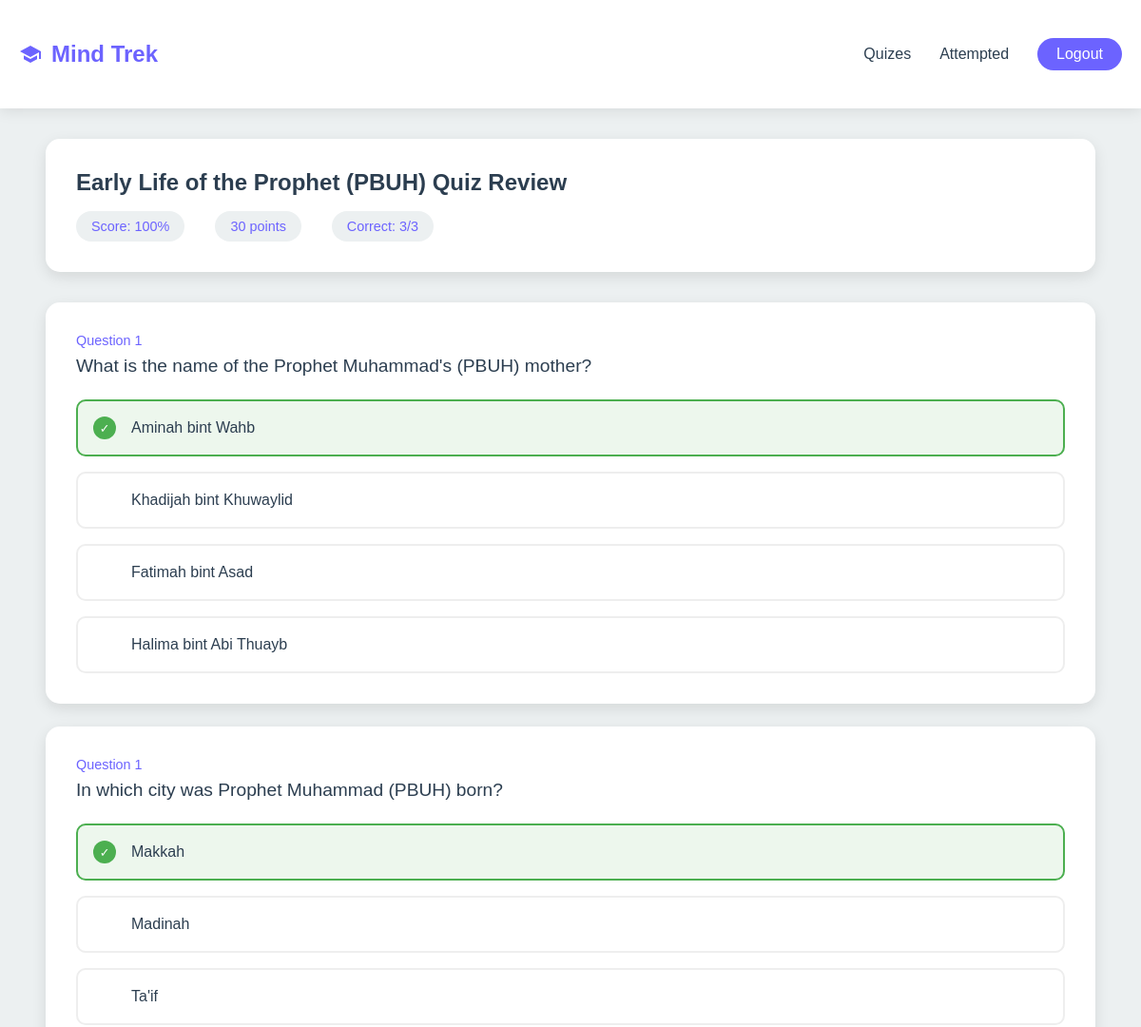
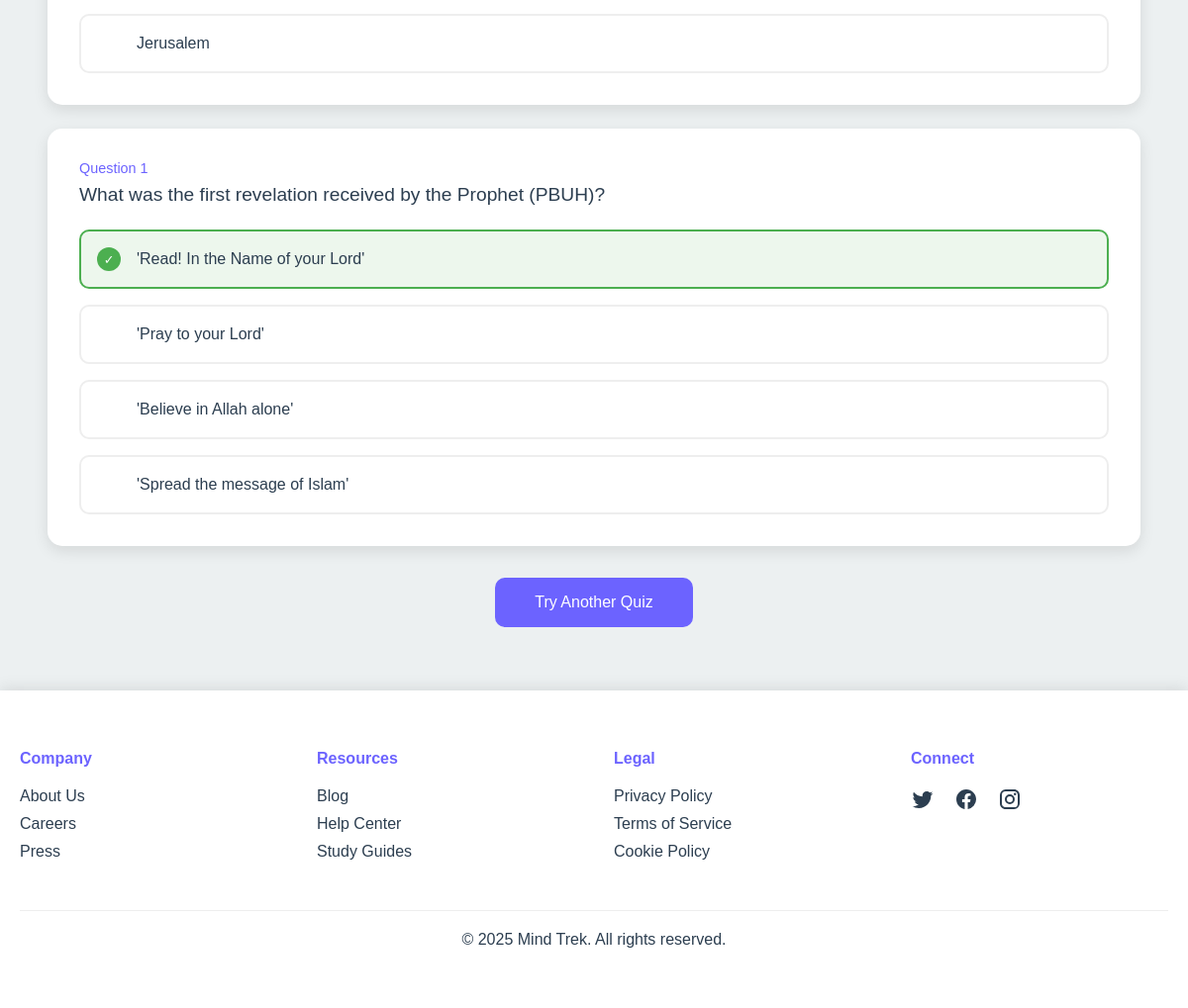
Page /quiz/review-quiz/19 (signed in) on the committed database (2 pictures, top to bottom).
### quiz/models.py (models this page shows, shortened)
class Quiz(models.Model):
    title = models.CharField(max_length=255)
    topic = models.ForeignKey(Topic, on_delete=models.CASCADE, related_name='quizzes')
    description = models.TextField(blank=True, null=True)
    points_per_question = models.PositiveIntegerField(default=1)
    created_at = models.DateTimeField(auto_now_add=True)
    def max_points(self):
        return self.questions.count() * self.points_per_question

class UserQuizAttempt(models.Model):
    user = models.ForeignKey(User, on_delete=models.CASCADE, related_name='quiz_attempts')
    quiz = models.ForeignKey(Quiz, on_delete=models.CASCADE, related_name='user_attempts')
    score = models.DecimalField(max_digits=5, decimal_places=2, default=0.00)
    completed_at = models.DateTimeField(auto_now_add=True)

class Question(models.Model):
    quiz = models.ForeignKey(Quiz, on_delete=models.CASCADE, related_name='questions')
    text = models.TextField()
    explanation = models.TextField(blank=True, null=True)
    created_at = models.DateTimeField(auto_now_add=True)

class Answer(models.Model):
    question = models.ForeignKey(Question, on_delete=models.CASCADE, related_name='answers')
    text = models.CharField(max_length=255)
    is_correct = models.BooleanField(default=False)

### quiz/views.py (the view)
# urls.py: path("review-quiz/<str:quiz_id>", views.review_quiz, name="review-quiz"),
@login_required(login_url="users:login")
def review_quiz(request, quiz_id):
    quiz = Quiz.objects.get(id=quiz_id)
    attempt = UserQuizAttempt.objects.get(user=request.user, quiz=quiz)
    user_answers = UserAnswer.objects.filter(attempt=attempt)
    correct_answers = 0
    for i in user_answers:
        try:
            if i.selected_answer.is_correct:
                correct_answers += 1
        except:
            pass
    score = attempt.score / quiz.max_points()
    score = math.ceil(score * 100)
    context = {
        'attempt': attempt,
        'score': score,
        'quiz': quiz,
        'correct_answers': correct_answers,
        'user_answers': [answer.selected_answer for answer in user_answers],
    }
    return render(request, 'quiz/quiz_review.html', context)

### quiz/templates/quiz/quiz_review.html (shortened to what this page needs)
{% extends "layout.html" %}
{% load static %}
{% block statics %}
    <link rel="stylesheet" href="{% static "css/quiz-summary.css" %}">
    <link rel="stylesheet" href="{% static "css/quiz_review.css" %}">
{% endblock statics %}
{% block content %}
    <main class="review-container">
        <section class="quiz-header">
            <h1>{{ quiz.title }} Quiz Review</h1>
            <div class="quiz-stats">
                <div class="stat-pill">Score: {{ score }}%</div>
                <div class="stat-pill">{{ attempt.score|stringformat:'d' }} points</div>
                <div class="stat-pill">Correct: {{ correct_answers }}/{{ quiz.questions.all|length }}</div>
            </div>
        </section>
        <div class="questions-list" id="questionsList">
            {% for question in quiz.questions.all %}
                <div class="question-card">
                    <div class="question-number">Question 1</div>
                    <div class="question-text">{{ question.text }}</div>
                    <div class="options-list">
                        {% for answer in question.answers.all %}
                            {% if answer.is_correct %}
                                <div class="option-item correct">
                                    <div class="option-marker correct">✓</div>
                                    <div class="option-text">{{ answer.text }}</div>
                                </div>
                            {% elif answer in user_answers %}
                                <div class="option-item incorrect">
                                    <div class="option-marker incorrect">✓</div>
                                    <div class="option-text">{{ answer.text }}</div>
                                </div>
                            {% else %}
                                <div class="option-item">
                                    <div class="option-marker"></div>
                                    <div class="option-text">{{ answer.text }}</div>
                                </div>
                            {% endif %}
                        {% endfor %}
                    </div>
                </div>
            {% endfor %}
        </div>
        <a href="{% url "quiz:quizzes" %}" class="try-again-btn">Try Another Quiz</a>
    </main>
{% endblock content %}

### static/css/general.css (style rules this page uses)
:root { --primary: #6C63FF; --secondary: #4CAF50; --dark: #2C3E50; --light: #ECF0F1; }
* { margin: 0; padding: 0; box-sizing: border-box; font-family: 'Poppins', sans-serif; }
body { background: var(--light); color: var(--dark); min-height: 100vh; display: flex; flex-direction: column; }

### static/css/quiz_review.css (style rules this page uses)
.review-container { max-width: 1200px; margin: 2rem; padding: 0 1rem; }
.quiz-header { background: white; padding: 2rem; border-radius: 15px; box-shadow: 0 5px 15px rgba(0,0,0,0.1); margin-bottom: 2rem; animation: slideDown 0.5s ease forwards; }
.quiz-stats { display: flex; gap: 2rem; flex-wrap: wrap; margin-top: 1rem; }
.stat-pill { background: var(--light); padding: 0.5rem 1rem; border-radius: 20px; font-size: 0.9rem; color: var(--primary); }
.questions-list { display: flex; flex-direction: column; gap: 1.5rem; }
.question-card { background: white; padding: 2rem; border-radius: 15px; box-shadow: 0 5px 15px rgba(0,0,0,0.1); opacity: 0; animation: slideUp 0.5s ease forwards; }
.question-card:nth-child(1) { animation-delay: 0.1s; }
.question-card:nth-child(2) { animation-delay: 0.2s; }
.question-card:nth-child(3) { animation-delay: 0.3s; }
.question-number { color: var(--primary); font-size: 0.9rem; margin-bottom: 0.5rem; }
.question-text { font-size: 1.2rem; margin-bottom: 1.5rem; }
.options-list { display: flex; flex-direction: column; gap: 1rem; }
.option-item { padding: 1rem; border-radius: 10px; border: 2px solid #eee; display: flex; align-items: center; gap: 1rem; }
.option-item.correct { border-color: #4CAF50; background: rgba(76, 175, 80, 0.1); }
.option-marker { width: 24px; height: 24px; border-radius: 50%; display: flex; align-items: center; justify-content: center; font-size: 0.8rem; }
.option-marker.correct { background: #4CAF50; color: white; }
.try-again-btn { display: block; width: 100%; max-width: 200px; margin: 2rem auto; padding: 1rem; background: var(--primary); color: white; border: none; border-radius: 10px; cursor: pointer; text-align: center; text-decoration: none; transition: background 0.3s ease; }

### rows in the picture
Quiz: title "Early Life of the Prophet (PBUH)", questions.all|length "3"
UserQuizAttempt: score "30"
Question: text "What is the name of the Prophet Muhammad's (PBUH) mother?"
Answer: text "Aminah bint Wahb"
Answer: text "Khadijah bint Khuwaylid"
Answer: text "Fatimah bint Asad"
Answer: text "Halima bint Abi Thuayb"
Question: text "In which city was Prophet Muhammad (PBUH) born?"
Answer: text "Makkah"
Answer: text "Madinah"
Answer: text "Ta'if"
Answer: text "Jerusalem"
Question: text "What was the first revelation received by the Prophet (PBUH)?"
Answer: text "'Read! In the Name of your Lord'"
Answer: text "'Pray to your Lord'"
Answer: text "'Believe in Allah alone'"
Answer: text "'Spread the message of Islam'"

### other values in the picture
{{ score }} "100"
{{ correct_answers }} "3"
